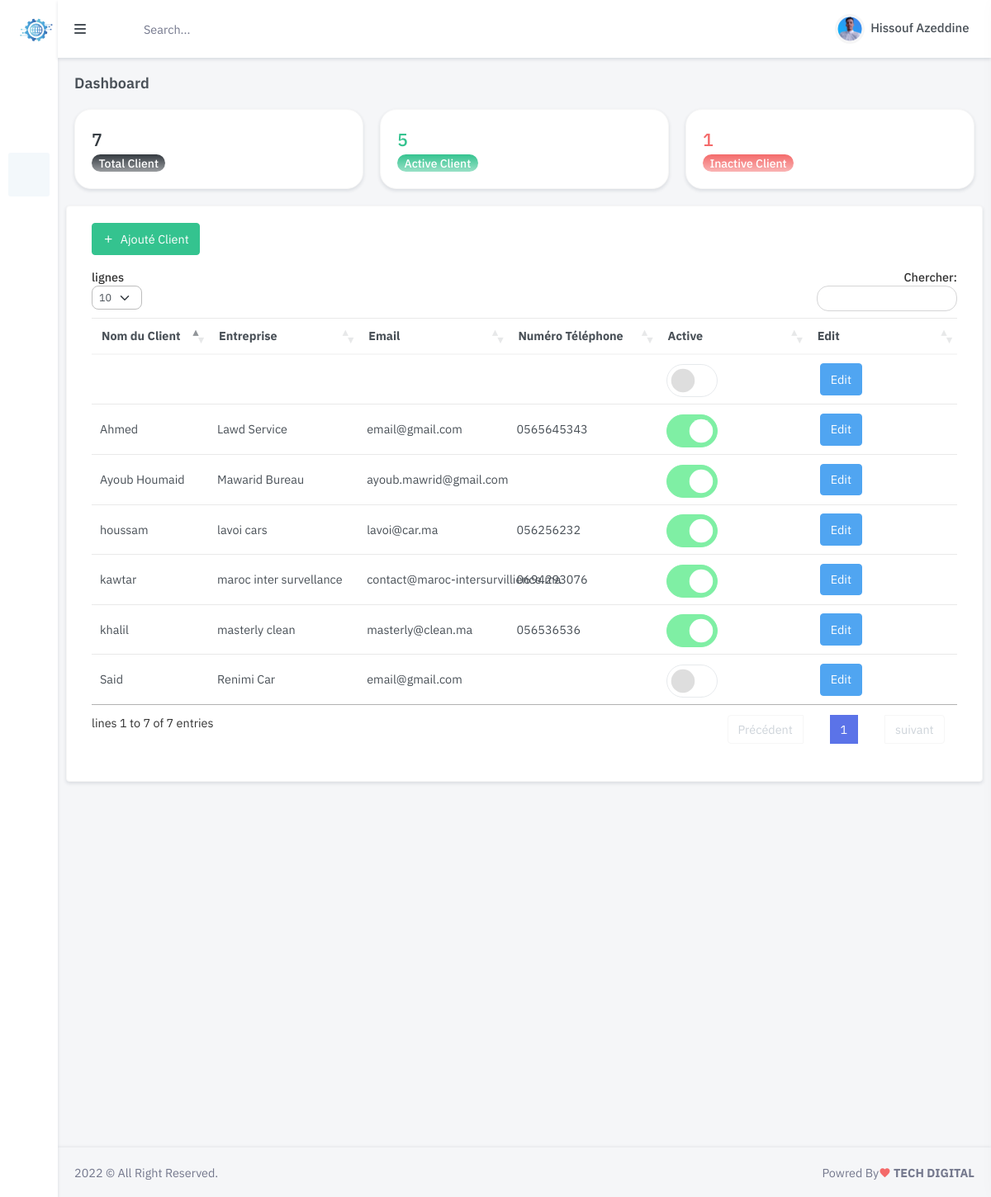
The page /client.php (signed in) on the database its author committed.
### tables this page shows
CREATE TABLE IF NOT EXISTS `client` (
  `ID` int NOT NULL AUTO_INCREMENT,
  `Nom` varchar(100) NOT NULL,
  `company` varchar(100) NOT NULL,
  `email` varchar(50) NOT NULL,
  `active` varchar(255) NOT NULL DEFAULT 'false',
  `phone` varchar(20) NOT NULL,
  PRIMARY KEY (`ID`)
);

### client.php (the view, shortened to what this page needs)
<!DOCTYPE html>
<html lang="en">
<?php
include('include/security.php');
include './include/head-link.php';
include './include/connect.php';
?>
<body>
    <div id="layout-wrapper">
        <?php include "./include/header-top.php" ?>
        <?php include "./include/left-sidebar.php" ?>
        <div class="main-content">
            <div class="page-content">
                <div class="container-fluid">
                    <div class="row">
                        <div class="col-12">
                            <div class="page-title-box d-flex align-items-center justify-content-between">
                                <h4 class="mb-0">Dashboard</h4>
                            </div>
                        </div>
                    </div>
                    <?php
                    $gettotal = 'SELECT COUNT(ID) as total FROM client ';
                    $result_q = $connection->query($gettotal);
                    $total = mysqli_fetch_assoc($result_q);
                    $total_act = "SELECT COUNT(ID) as totalact FROM client WHERE active='True'";
                    $result_act = $connection->query($total_act);
                    $total_act1 = mysqli_fetch_assoc($result_act);
                    $total_ina = "SELECT COUNT(ID) as totalina FROM client WHERE active='false'";
                    $result_ina = $connection->query($total_ina);
                    $total_ina1 = mysqli_fetch_assoc($result_ina);
                    ?>
                    <div class="row">
                        <div class="col-md-6 col-xl-4">
                            <div class="card " style="border-radius: 20px;">
                                <div class="card-body">
                                    <div>
                                        <h4 class="mb-1 mt-1 text-dark"><span data-plugin="counterup"><?php echo $total['total'] ?></span></h4>
                                        <span class="badge rounded-pill bg-gradient-dark " style="font-size: 14px;">Total Client</span>
                                    </div>
                                </div>
                            </div>
                        </div>
                        <div class="col-md-6 col-xl-4">
                            <div class="card " style="border-radius: 20px;">
                                <div class="card-body">
                                    <div>
                                        <h4 class="mb-1 mt-1 text-success"><span data-plugin="counterup"><?php echo $total_act1['totalact'] ?></span>
                                        </h4>
                                        <span class="badge rounded-pill bg-gradient-success " style="font-size: 14px;">Active Client</span>
                                    </div>
                                </div>
                            </div>
                        </div>
                        <div class="col-md-6 col-xl-4">
                            <div class="card " style="border-radius: 20px;">
                                <div class="card-body">
                                    <div>
                                        <h4 class="mb-1 mt-1 text-danger"><span data-plugin="counterup"><?php echo $total_ina1['totalina'] ?></span>
                                        </h4>
                                        <span class="badge rounded-pill bg-gradient-danger " style="font-size: 14px;">Inactive Client</span>
                                    </div>
                                </div>
                            </div>
                        </div>
                    </div>
                    <div class="row">
                        <div class="card">
                            <div class="card-body">
                                <div class="col-12">
                                    <?php
                                    $email2 = $_SESSION['user'];
                                    $query10 = " SELECT * FROM login WHERE type='admin' AND email='$email2'";
                                    $resry10 = $connection->query($query10);
                                    if (mysqli_num_rows($resry10) > 0) {
                                    ?>
                                        <div class="col-md-4">
                                            <div>
                                                <button type="button" class="btn btn-success waves-effect waves-light mb-3" data-bs-toggle="modal" data-bs-target="#myModal"><i class="mdi mdi-plus me-1"></i> Ajouté Client</button>
                                            </div>
                                        </div>
                                    <?php } ?>
                                    <div class="table-responsive-xl">
                                        <table id="datatable" class="table table-centered table-nowrap mb-0" style="border-collapse: collapse; border-spacing: 0; width: 100%;">
                                            <thead>
                                                <tr>
                                                    <th>Nom du Client</th>
                                                    <th>Entreprise</th>
                                                    <th>Email</th>
                                                    <th>Numéro Téléphone</th>
                                                    <th>Active</th>
                                                    <?php
                                                    if (mysqli_num_rows($resry10) > 0) {
                                                    ?>
                                                        <th>Edit</th>
                                                    <?php } ?>
                                                </tr>
                                            </thead>
                                            <tbody>
                                                <?php
                                                $qury = "SELECT * FROM client";
                                                $resry = $connection->query($qury);
                                                if ($resry) {
                                                    while ($row = mysqli_fetch_assoc($resry)) { ?>
                                                        <tr>
                                                            <td><?php echo $row['Nom'] ?></td>
                                                            <td><?php echo $row['company'] ?></td>
                                                            <td><?php echo $row['email'] ?></td>
                                                            <td><?php echo $row['phone'] ?></td>
                                                            <td>
                                                                <div class="form-check form-switch checkactive">
                                                                    <?php if ($row['active'] == 'True') { ?>
                                                                        <input class="form-check-input " type="checkbox" name="checkact" value="<?php echo $row['active'] ?>" checked>
                                                                    <?php } else { ?>
                                                                        <input class="form-check-input " type="checkbox" name="checkact" value="<?php echo $row['active'] ?>">
                                                                    <?php } ?>
                                                                </div>
                                                            </td>
                                                            <?php
                                                            if (mysqli_num_rows($resry10) > 0) {
                                                            ?>
                                                                <td>
                                                                    <a type="button" href="edit-client?ID=<?php echo $row['ID'] ?>" name="edit" value="Edit" class="btn btn-info btn-xs edit_data">Edit</a>
                                                                </td>
                                                            <?php } ?>
                                                        </tr>
                                                <?php
                                                    }
                                                }
                                                ?>
                                            </tbody>
                                        </table>
                                    </div>
                                </div>
                            </div>
                        </div>
                    </div>
                </div>
            </div>
        </div>
    </div>
    <?php include "./include/footer.inc.php" ?>
</body>
</html>

### include/head-link.php (style rules this page uses)
.checkactive input[type=checkbox] { padding-left: 30px; padding-right: 30px; height: 5vh; }
.checkactive input[type=checkbox]:checked { background-color: #02e04c; border-color: #02e04c; }
table.table { table-layout: fixed; }
table.table tr th, table.table tr td { border-color: #e9e9e9; }
table.table th:first-child { width: 100px; }
table.table td a { cursor: pointer; display: inline-block; margin: 0 5px; min-width: 24px; }

### rows shown on the page
client: Nom "Ayoub Houmaid", company "Mawarid Bureau", email "ayoub.mawrid@gmail.com"
client: Nom "Ahmed", company "Lawd Service", email "email@gmail.com", phone "0565645343"
client: Nom "Said", company "Renimi Car", email "email@gmail.com"
client: Nom "houssam", company "lavoi cars", email "lavoi@car.ma", phone "056256232"
client: Nom "khalil", company "masterly clean", email "masterly@clean.ma", phone "056536536"
client: Nom "kawtar", company "maroc inter survellance", email "contact@maroc-intersurvillience.ma", phone "0694293076"

### other values the page prints
$_SESSION['nom'] "Hissouf Azeddine"
$total['total'] "7"
$total_act1['totalact'] "5"
$total_ina1['totalina'] "1"
